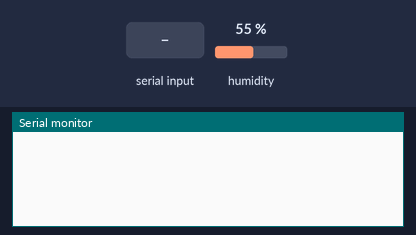
Recording of a sketch running on a simulated Arduino Uno, built with avr-gcc and run on an emulated ATmega328P. On the bench: the last lines printed to the serial monitor. Inputs (shaded band) come from the test bench; at power-on: humidity 55 %.

Above: at 3.2 s.
3.3 s: "L" received over Serial
At 4.0 s:
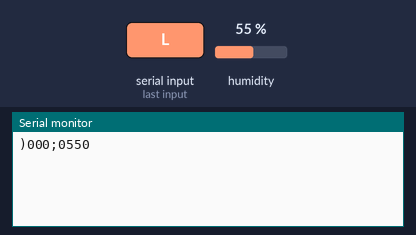
4.8 s: "L" received over Serial
At 6.0 s:
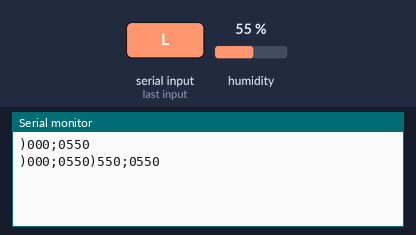
6.3 s: "L" received over Serial
At 7.5 s:
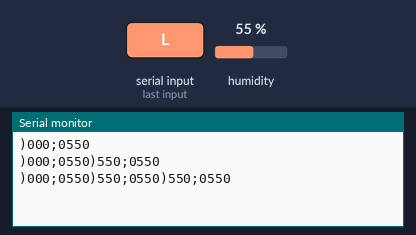

The sketch:

TCC_-_FINAL.ino
```cpp
/*Course Conclusion Project - CloudIO

Responsible technicians:
  Gustavo Higuti de Souza        - number 11
  Ian Aguila Sanchez             - number 12
  Igor de Lucca Carneiro Antonio - number 13

Description of the code:
  This code is made to read a DHT22 humidity and temperature sensor measurements
  using an Arduino board, to pass this data serially to a computer, for it to
  send the data to the cloud

First version: 1.0 - made at 03:46 AM of 06/06/2020
Previous version : 2.0 - made at 11:49PM of 16/08/2020
Actual version : 3.0 - FINAL - made at 12:21PM of 08/09/2020
*/

//--------------------------------------------------------------- Libraries Inclusion ---------------------------------------------------------------
#include <Adafruit_Sensor.h>
#include <DHT.h>
#include <DHT_U.h>

//--------------------------------- Definition of the pin where the device is connected and the type of used sensor ---------------------------------
#define DHTPIN 2     // Digital pin connected to the DHT sensor
// Feather HUZZAH ESP8266 note: use pins 3, 4, 5, 12, 13 or 14 --
// Pin 15 can work but DHT must be disconnected during program upload.
#define DHTTYPE    DHT22

DHT_Unified dht(DHTPIN, DHTTYPE);

//----------------------------------------------------------- Global Variables Declaration ----------------------------------------------------------
int humidity, temperature; // Variables to maintain the temperature and humidity values multiplicated by 10 (to transform in integer values)
char temperatureSignal; // Variable that maintains the temperature signal (if it is negative or positive)
int hDecimal, hUnit, hTen, hHundred, tDecimal, tUnit, tTen; // Variables that split the data into each decimal place
String dataToSend = ""; // String that will maintain the whole data concatenated to send
//---------------------------------------------------------------------------------------------------------------------------------------------------


void setup() {
  Serial.begin(9600); //Serial communication begin with a baud rate of 9600
  dht.begin(); //Sensor begin
  delay(2000); //Mandatory delay of 2 seconds to start the circuit
}


void loop() {

if(Serial.available()) // If there is anything at the serial buffer it will read
 {
if(Serial.read() == 'L') // If the caracter at the buffer is an L, then the sensor will measure the temperature and humidity and the data will be sent through USB
 {
// Section where the humidity and temperature values are measured, transformed into an integer value and attributed to its respective variables
  sensors_event_t event;
  temperature = 10 * (event.temperature);
  dht.humidity().getEvent(&event);
  humidity   = 10 * (event.relative_humidity);
//---------------------------------------------------------------------------------------------------------------------------------------------------

// Section where the signal of the temperature is recorded and its module is obtained and attributed to the same variable that it was
  if(temperature < 0)
  {
    temperatureSignal = "-";
    temperature *= -1;
  }
  else
  {
    temperatureSignal = "+";
  }
//---------------------------------------------------------------------------------------------------------------------------------------------------

//--------------- Section where the temperature and humidity data are splitted into decimal places and attributed to integer variables --------------
  tTen     = temperature / 100;
  tUnit    = temperature / 10 - (10 * tTen);
  tDecimal = temperature - (10 * tUnit) - (100 * tTen);

  hHundred = humidity / 1000;
  hTen     = humidity / 100 - (10   * hHundred);
  hUnit    = humidity / 10  - (100  * hHundred) - (10  * hTen);
  hDecimal = humidity       - (1000 * hHundred) - (100 * hTen) - (10 * hUnit);
//---------------------------------------------------------------------------------------------------------------------------------------------------

//------------------------------------------------ Section where the data will be concatenated to be sent -------------------------------------------
  dataToSend.concat(temperatureSignal);
  dataToSend.concat(tTen);
  dataToSend.concat(tUnit);
  dataToSend.concat(tDecimal);
  dataToSend.concat(';');
  dataToSend.concat(hHundred);
  dataToSend.concat(hTen);
  dataToSend.concat(hUnit);
  dataToSend.concat(hDecimal);
//-------------------------------------------------------------------------------------------------------------------------------------------------
  Serial.println(dataToSend); // Serial transmission of the data

  }
    Serial.flush(); // If there was anything at the serial buffer, wether it was an L or not, the buffer will be flushed
  }
}
```

Measured:
- after the input at 3.3 s, the serial monitor: prints a new line at once (image 1)
- after the input at 4.8 s, the serial monitor: prints a new line at once (image 2)
- after the input at 6.3 s, the serial monitor: prints a new line at once (image 3)
